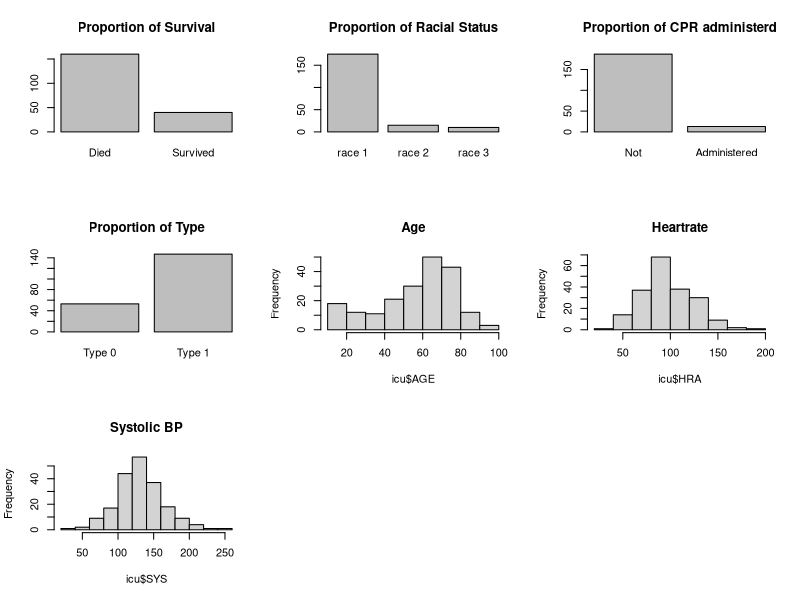

This figure's R source:

# This assignment should be done in your groups. Feel free to use Python or R for this assignment.
# 1. The data in icudata.csv are 200 observations from a much larger study on survival of patients admitted to the ICU.
    ## a. Fit a logistic regression model that uses age (AGE), race (RACE), 
      ## whether or not CPR was administered (CPR, 0 for no, 1 for had been administered), 
      ## systolic blood pressure at admission (SYS), heart rate at admission (HRA), and type of admission (TYP). 
      ## Do not do any parameter selection. Create a table with the coefficients from the regression.

    ## b. Explain the effect CPR has on survival. How much does receiving CPR increase your likelihood to survive?
    ## c. Now, using the same variables fit a model using the lasso technique. Using cross-validation, what is the optimal alpha value?
    ## d. Using the alpha value and model from part (c), what are the coefficients for each of the parameters that were originally put in the model?

# import packages
library("car")
library("tidyverse")

# setwd("~/Dropbox (HR Ally)/stat 420/Regression Assignment 2")
# read in data
icu.data <- read_csv("icudata.csv")
icu <- icu.data[c("STA","AGE","RACE","CPR","SYS","HRA","TYP")]
# change variables into an R type factor
icu$STA <- factor(icu$STA)
icu$RACE <- factor(icu$RACE)
icu$CPR <- factor(icu$CPR)
icu$TYP <- factor(icu$TYP)


### plots for categorical and numerical variables ###
{
par(mfrow = c(3,3)) # set plot range
icu$STA %>% # Proportion of survival
  table %>% 
  barplot(names.arg = c("Died","Survived"), main = "Proportion of Survival")
    ## 0   1 
    ## 160  40 
icu$RACE %>%  # Proportion of Racial Status
  table %>%
  barplot(names.arg = c("race 1", "race 2", "race 3"), main = "Proportion of Racial Status")
    ## 1   2   3 
    ## 175  15  10
icu$CPR %>%# Proportion of CPR administered
  table %>%
  barplot(names.arg = c("Not","Administered"), main = "Proportion of CPR administerd")
    ## 0   1 
    ## 187  13 
icu$TYP %>%# Proportion of Type
  table %>%
  barplot(names.arg = c("Type 0","Type 1"), main = "Proportion of Type")
    ## 0   1 
    ## 53 147 
hist(icu$AGE, main = "Age") # Age histogram
c("mean" = mean(icu$AGE),"sd" = sd(icu$AGE),"IQR" =  IQR(icu$AGE))
    ## mean       sd      IQR 
    ## 57.54500 20.05465 25.25000 
hist(icu$HRA, main = "Heartrate") # Heartrate histogram
c("mean" = mean(icu$HRA),"sd" = sd(icu$HRA),"IQR" =  IQR(icu$HRA))
    ## mean       sd      IQR 
    ## 98.92500 26.82962 38.25000 
hist(icu$SYS, main = "Systolic BP") # Heartrate histogram
c("mean" = mean(icu$SYS),"sd" = sd(icu$SYS),"IQR" =  IQR(icu$SYS))
## mean       sd      IQR 
## 98.92500 26.82962 38.25000 


par(mfrow = c(1,1)) # close plot range
}

# Create training and test datasets:
dim(icu)
seeds <- floor(runif(1,1,101)) # 84
set.seed(seeds) # random seed. Keep data constant.

total.length <- nrow(icu[,1])
train.length <- nrow(icu[,1])*.80
train.ind <- sample(total.length,train.length)
icu.train <- icu[train.ind,]
icu.test <- icu[-train.ind,]
# confirm that they are similar. They must be roughly similar, or no point in analysis.
summary(icu.train)
summary(icu.test) # use if necessary


# Fit logistic regression model

icu.out <- glm(STA ~ AGE + RACE + CPR + SYS + HRA + TYP, data = icu, family = c("binomial"))
summary(icu.out)

    ## Coefficients:
    ##                Estimate Std. Error z value Pr(>|z|)   
    ##   (Intercept) -3.121326   1.482158  -2.106  0.03521 * 
    ##   AGE          0.035030   0.011488   3.049  0.00229 **
    ##   RACE2       -0.826682   1.093817  -0.756  0.44978   
    ##   RACE3        0.264006   0.889242   0.297  0.76655   
    ##   CPR1         1.387793   0.647425   2.144  0.03207 *  # coefficient is positive suggesting that the higher 
    ##   SYS         -0.012837   0.006393  -2.008  0.04466 * 
    ##   HRA         -0.007946   0.007742  -1.026  0.30473   
    ##   TYP1         2.303172   0.781847   2.946  0.00322 **

exp(coef(icu.out)) # 4.00600078
exp(confint(icu.out)) # 1.128113473 14.8989259

logit2prob <- function(logit){
  odds <- exp(logit)
  prob <- odds / (1 + odds)
  return(prob)
}


# how important is it to get CPR?

logit2prob(4.00600078) # probability of survival for those that have had CPR is 98.21%

# There is a statistically significant effect of CPR on survival after adjusting 
# for all other variables (p-value < 0.05). For each additional time CPR is adminsterd, 
# the estimated odds of survival increases by 4 times holding all else constant.
# (95% CI: 1%, 14%)





# Now, using the same variables fit a model using the lasso technique. 
# Using cross-validation, what is the optimal alpha value?


















